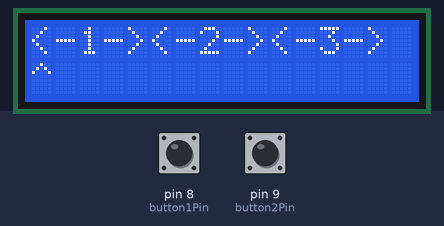
Simulated run of this sketch. Board: Arduino Uno, built with avr-gcc and run on an emulated ATmega328P. On the bench: 16×2 character LCD. Inputs (shaded band) come from the test bench; at power-on: pin 8 (button1Pin) HIGH, pin 9 (button2Pin) HIGH. Random numbers use the default seed unless the sketch sets one; what the sketch prints to the serial monitor is not drawn.

Above: at 1.2 s.
1.3 s: pin 8 (button1Pin) pulled LOW for 0.15 s
At 2.7 s:
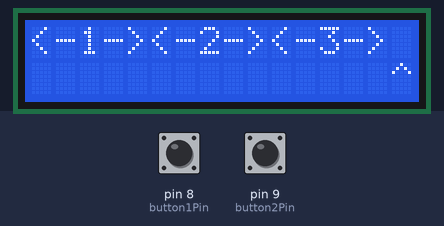
4.4 s: pin 9 (button2Pin) pulled LOW for 0.15 s
At 6.4 s:
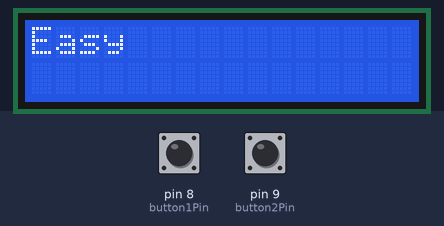
7.5 s: pin 8 (button1Pin) pulled LOW for 3.2 s
At 10.0 s:
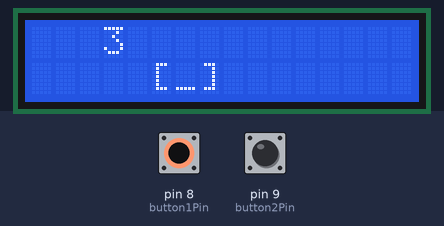
12.2 s: pin 9 (button2Pin) pulled LOW for 1 s
At 12.45 s:
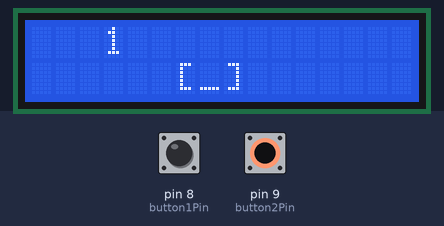
15.2 s: pin 8 (button1Pin) pulled LOW for 3.2 s
At 15.7 s:
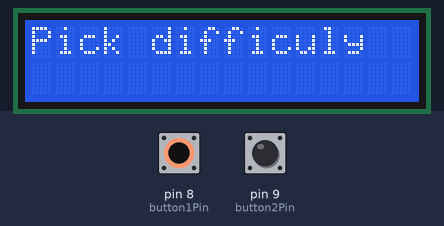
Timing chart, 0 to 18.2 s (numbered marks = the images above; inputs shaded):
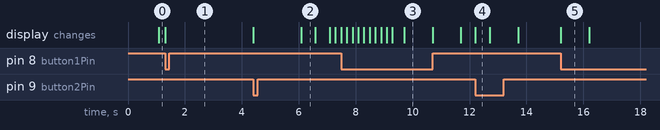

The sketch:

ButtonGame.ino
```cpp
#include <LiquidCrystal.h>
LiquidCrystal lcd(12,11,5,4,3,2);
  const int button1Pin = 8;
  const int button2Pin = 9;
  boolean lastButton1 = HIGH;
  boolean lastButton2 = HIGH;
  int location = 6, lastLocation;
  boolean button1State;
  boolean button2State;
  long startTime;
  int place;
  boolean running, starting = true;
  int interval = 1000, score = 0, highScore[] = {0,0,0,0,0,0}, change = 10, difficulty = 0, unlock = 0;


void setup(){
  pinMode(button1Pin,INPUT);
  pinMode(button2Pin,INPUT);
  lcd.begin(16,2);
  lcd.clear();
  Serial.begin(9600);
  location = 5;
  randomSeed(analogRead(2));
}

void loop(){
  if(starting == true){
   startUp();

  }
  readButton();
  lcd.setCursor(location-17,1);
  lcd.print("                [_]                        ");
  if(running == false){
   place = randomNum();
   running = true;
   startTime = millis();
  }
  lcd.setCursor(place,0);
  if(millis() - startTime < interval){
    lcd.print("3");
  }else if((millis() - startTime) < (2 * interval)){
    lcd.print("2");
  }else if((millis() - startTime) < (3 * interval)){
    lcd.print("1");
  }else if((millis() - startTime) < (4 * interval)){
    if(location == place){
      score++;
      running = false;
      lcd.print(" ");
      interval -= change;
      /*Serial.print(startTime);
  Serial.print(" ");
  Serial.print(score);
  Serial.print(" ");
  Serial.println(interval);*/
    }else{
     lose();
    }
  }


}
//print the startup lines
void printSlow(String message,int time,int x,int y){
 lcd.setCursor(x,y);
 int length = message.length();
 for(int i = 0;i < length;i++){
  lcd.print(message[i]);
  x++;
  if(x == 16){
   y++;
  }
  lcd.setCursor(x,y);
  delay(time);
 }
}

void readButton(){
  button1State = digitalRead(button1Pin);
  button2State = digitalRead(button2Pin);
  if(button1State != lastButton1){
    lastButton1 = button1State;
    if(button1State == 0 && difficulty != 4){

      if(location >= 1){
      location--;
      }else if(difficulty != 3){
        location = 15;
      }
    }
  }
  if(button2State != lastButton2){
    lastButton2 = button2State;
    if(button2State == 0){
      if(location <= 14){
      location = location + 1;
      }else if(difficulty != 3){
       location = 0;
      }
    }
  }
}

void lose(){
 lcd.clear();
 lcd.setCursor(0,0);
 lcd.print("You Lose");
 delay(1000);
 lcd.setCursor(0,0);
 lcd.print("Score: ");
 lcd.setCursor(7,0);
 lcd.print(score);
 if(score > highScore[difficulty]){
  highScore[difficulty] = score;
 }
 lcd.setCursor(0,1);
 lcd.print("High Score: ");
 lcd.setCursor(11,1);
 lcd.print(highScore[difficulty]);
 running = false;
 starting = true;
 if(unlock == 0&& highScore[2] >= 25){
   unlock = 1;
 }else if(unlock == 1 && highScore[3] >= 20){
   unlock = 2;
 }else if(unlock == 2 && highScore[4] >= 10){
   unlock = 3;
 }
 delay(1000);
 while(1 > 0){
   if(digitalRead(button1Pin) == 0||digitalRead(button2Pin) == 0){
     break;
   }
 }
 lcd.clear();
}

int randomNum(){
  int n = random(16);
  if(n == lastLocation){
   return randomNum();
  }else{
   lastLocation = n;
   return n;
  }

}

void startUp(){
   starting = false;
   score = 0;
   lcd.clear();
   lcd.print("Pick difficuly");
   delay(1000);
   lcd.clear();
   lcd.setCursor(0,0);
   if(unlock==0){
    lcd.print("<-1-><-2-><-3-> ");
   }else if(unlock == 1){
    lcd.print("< 1>< 2>< 3>< 4>");
   }else if(unlock >= 2){
    lcd.print("<1><2><3><4><5> ");
   }

   long difficultyStart = millis();
   location = 0;
   difficulty = 0;
   while(millis() <= difficultyStart + 5000){
     readButton();
     lcd.setCursor(location-17,1);
     lcd.print("                 ^                        ");
   }
   Serial.println(location);
   lcd.clear();
   difficultySel();
   delay(500);
   lcd.clear();
   lcd.setCursor(0,0);

   delay(500);
   lcd.clear();
   if(difficulty >=5){
   lcd.println("GO");
   }else if(difficulty >= 3){
   printSlow("3..2..1..GO!",75,0,0);
   }else{
    printSlow("3..2..1..GO!",200,0,0);
   }
   delay(200);
   lcd.clear();
   location = 7;
}

void difficultySel(){
  if(unlock == 0){
    if(location >= 0 && location < 5){
      difficultyChoice(0);
    }else if(location >= 5 && location < 10){
      difficultyChoice(1);
      Serial.println("BLAH");
    }else if(location >= 10 && location < 16){
      difficultyChoice(2);
    }
  }else if(unlock == 1){
    if(location >= 0 && location < 4){
      difficultyChoice(0);
    }else if(location >= 4 && location < 8){
      difficultyChoice(1);
    }else if(location >= 8 && location < 12){
      difficultyChoice(2);
    }else if(location >= 12 && location < 16){
      difficultyChoice(3);
    }
  }else if(unlock >= 2){
    if(location >= 0 && location < 3){
      difficultyChoice(0);
    }else if(location >= 3 && location < 6){
      difficultyChoice(1);
    }else if(location >= 6 && location < 9){
      difficultyChoice(2);
    }else if(location >= 9 && location < 12){
      difficultyChoice(3);
    }else if(location >= 12 && location < 15){
      difficultyChoice(4);
    }else if(location >= 15 && location < 16){
      if(unlock == 3){
        difficultyChoice(5);
      }else{
        difficultyChoice(4);
      }
    }
  }
}

void difficultyChoice(int diff){
  Serial.println(diff);
  lcd.clear();
  lcd.setCursor(0,0);
  if(diff == 0){
    change = 5;
    difficulty = 0;
    lcd.print("Easy");
    interval = 1000;
   }else if(diff == 1){
    change = 10;
    difficulty = 1;
    lcd.print("Medium");
    interval = 900;
   }else if(diff == 2){
     lcd.print("Hard");
     difficulty = 2;
    change = 15;
    interval = 800;
   }else if(diff == 3){
    change = 25;
    difficulty = 3;
    lcd.print("Expert");
    interval = 800;
   }else if(diff == 4){
    change = 30;
    difficulty = 4;
    lcd.print("EXTREME!!");
    interval = 800;
   }else if(diff == 5){
    change = 10;
    difficulty = 5;
    lcd.print("death");
    interval = 400;
   }
}
```

Measured:
- after the input at 1.3 s, the display: changes at once (image 1)
- after the input at 15.2 s, the display: first changes at once (image 5 shows a later state)
- what the display in image 2 shows lasts 0.5 s, from 6.1 s to 6.6 s
- what the display in image 3 shows lasts 1.0 s, from 9.7 s to 10.7 s
